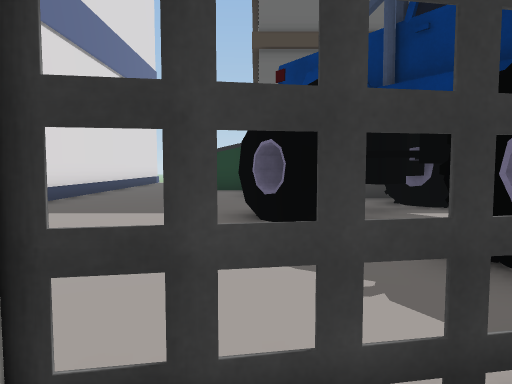
view 1 (above)

24 first-person views from a walk through a 3-D level made in the Unity game engine. The camera is 1.5 m above the floor, tilts 4° down and sees 70° across. The floor is counted in squares, 2 m on a side. Each view is taken from the middle of a square. On the plan, view 1 faces up. The plan holds only what a view shows up to about 11 squares ahead; the rest is blank. The place goes on beyond the plan. The player character is not drawn. Some surface patterns are stand-ins.

view 2
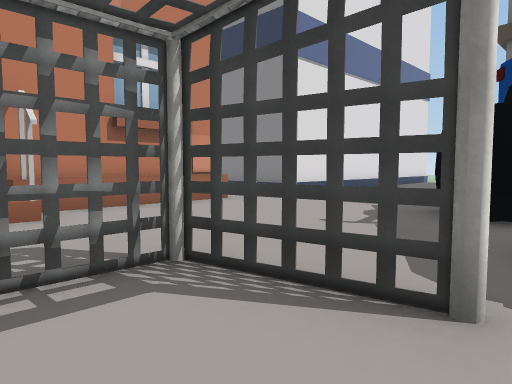

view 3
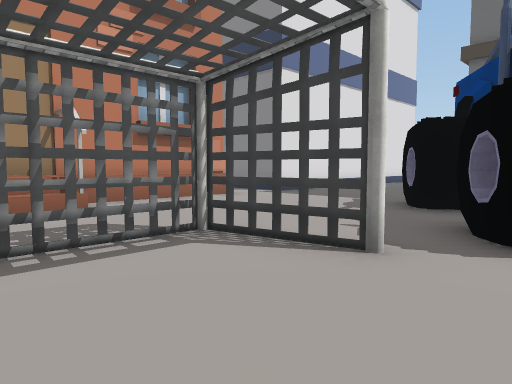

view 4
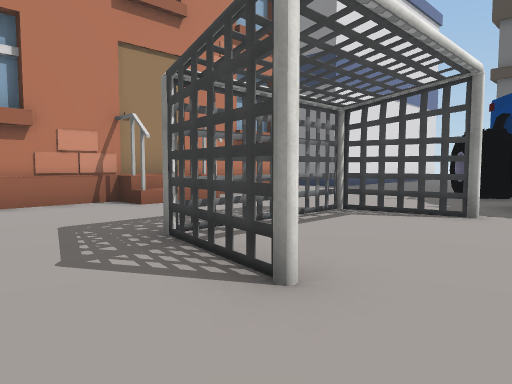

view 5
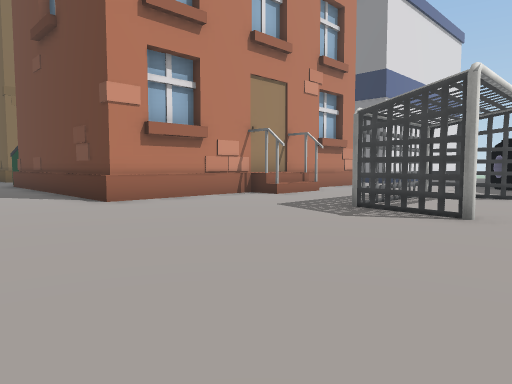

view 6
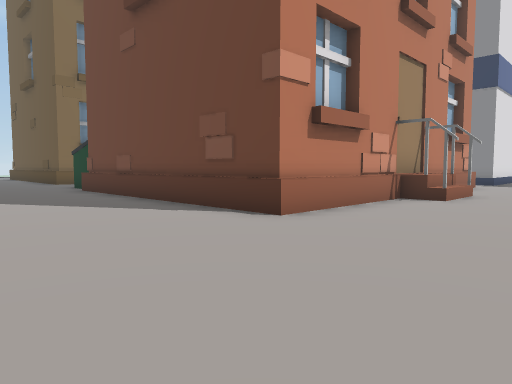

view 7
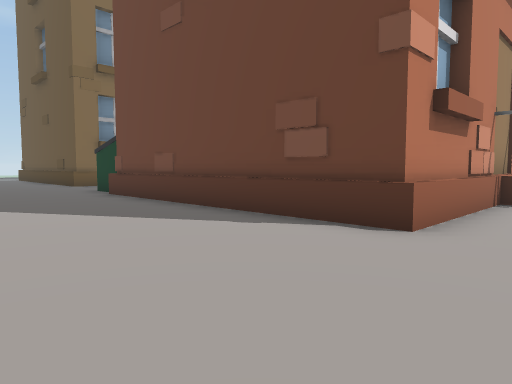

view 8
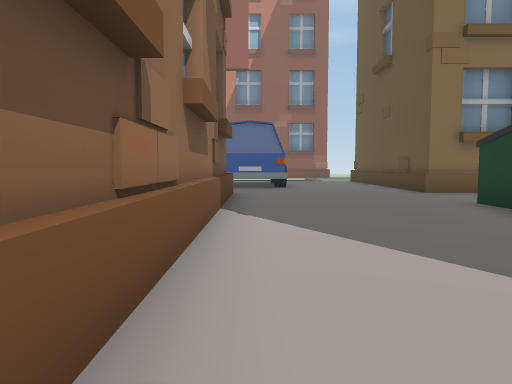

view 9
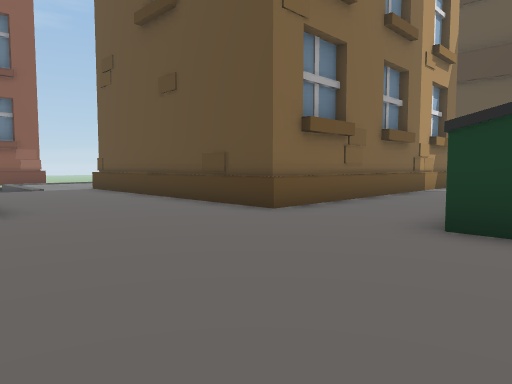

view 10
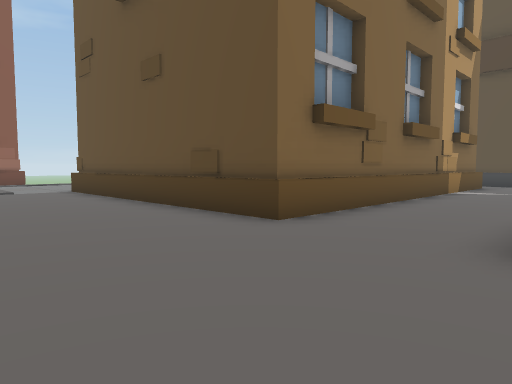

view 11
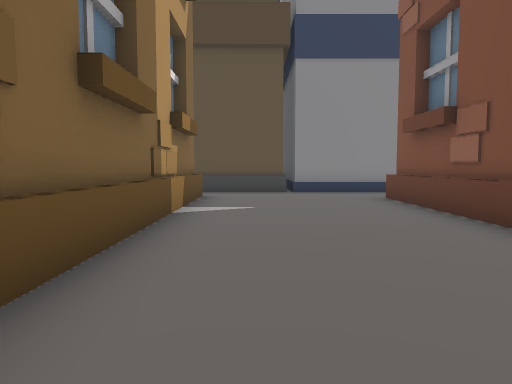

view 12
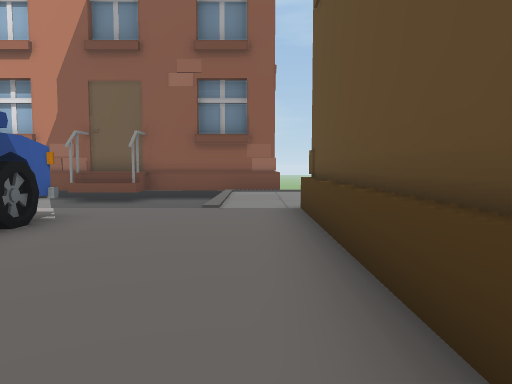

view 13
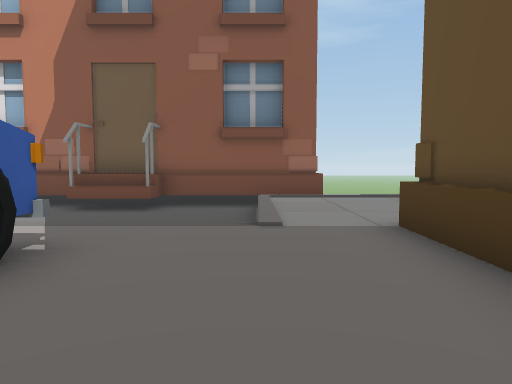

view 14
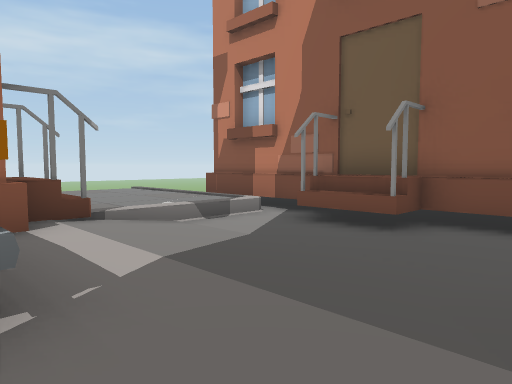

view 15
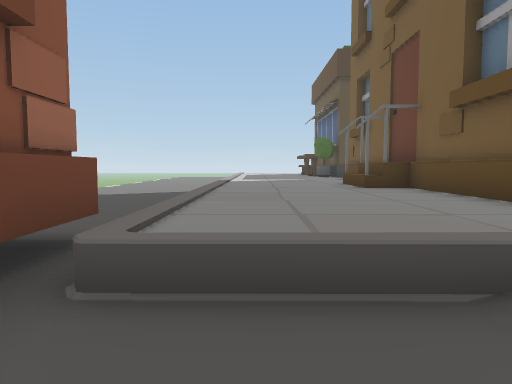

view 16
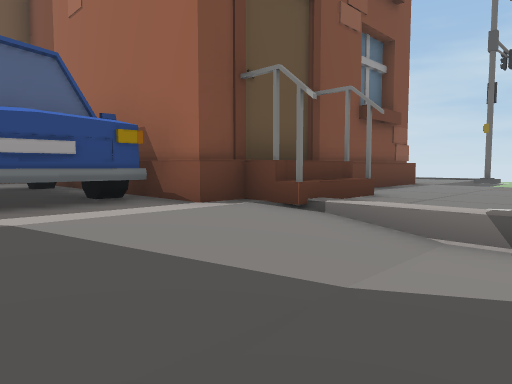

view 17
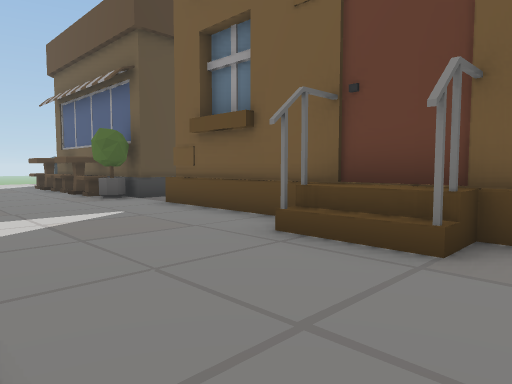

view 18
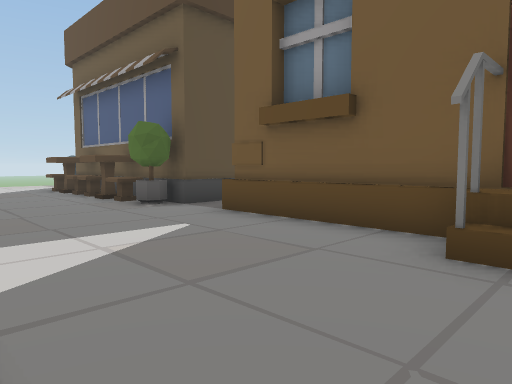

view 19
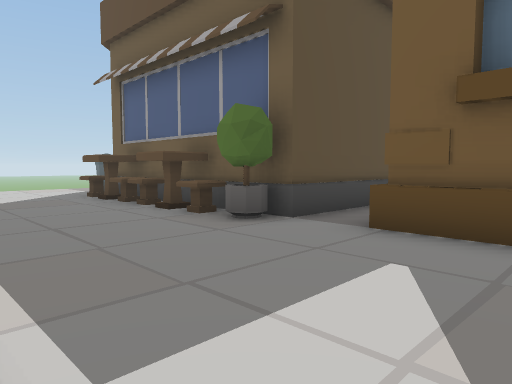

view 20
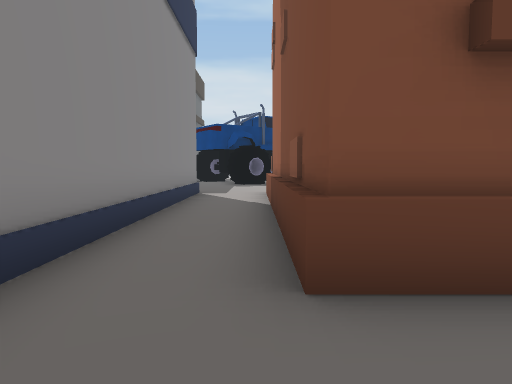

view 21
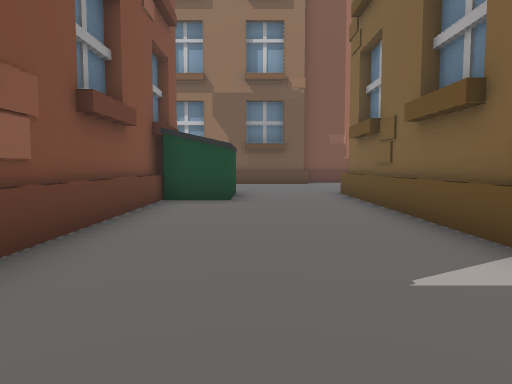

view 22
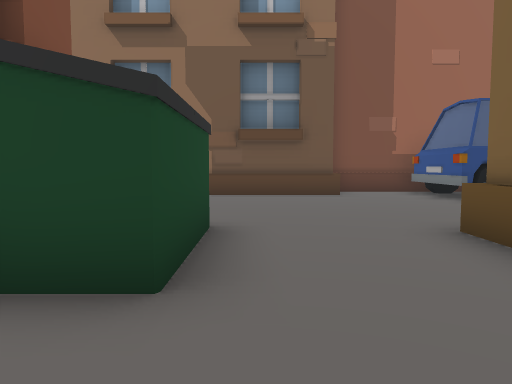

view 23
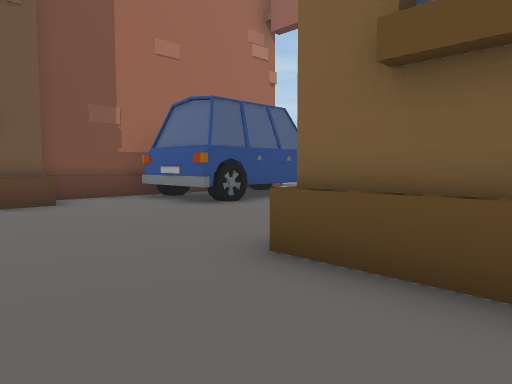

view 24
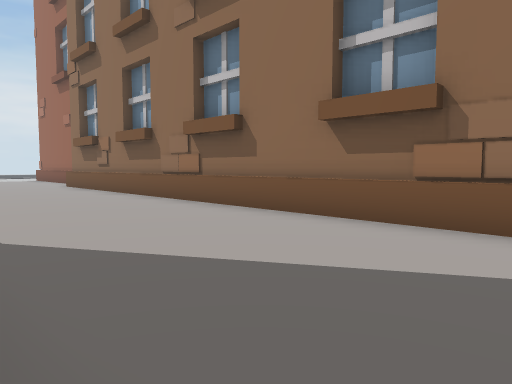

### Floor plan
Key: @ floor where view 1 was taken; # wall or solid block; . main floor; - floor 0.5 m lower than the main floor; / step, stairs or slope; = window, fence, low wall or low ledge; v drop or lower ground; T truck; W wheel; F flower; O other object.
Columns run from 31 left of view 1 to 3 right of it. Each row starts with its distance up from view 1.
 10   ...O#                   #..
  9   ...O#                   #....   #
  8   ...O#                   #..... .T
  7   ...F####   ##############..... .#
  6  .......      .................T T.
  5  .....O      #.................TT.
  4  .....#      #....O       #......
  3  .....#      #....O       O......TT
  2 -.....#      #....O       #.......
  1 -....OO      #....O       #...#=#..
  0 -....OO      #....O       OO..#@...
 -1 -....O#      #....O       OO..=....
 -2 -.....#      #....O       #...=....
 -3 -.....#      #...OO       #....=#..
 -4 -.....#      #...OO       O........
 -5 O.....###OO###...OO       #........
 -6 #..................................
 -7 #vv=//.............................
 -8 #---/..............................
 -9 #---/..WW=#W.......................
-10 OO--/..#   #....................
-11 OO--/..#W  W..##################
-12 #---/.#########
-13 #/.//##
-14 #..../#
-15 #....##
-16 O.....#
-17   ....#
-18    ...#
-19     vv#

Where each view was taken, in squares from view 1:
view 1: 0 up, 0 right, facing up
view 2: 1 down, 2 right, facing up-left
view 3: 2 down, 3 right, facing up-left
view 4: 5 down, 3 right, facing up-left
view 5: 9 down, 3 right, facing up-left
view 6: 10 down, 1 left, facing up-left
view 7: 10 down, 3 left, facing up-left
view 8: 10 down, 7 left, facing left
view 9: 10 down, 13 left, facing up-left
view 10: 9 down, 14 left, facing up-left
view 11: 4 down, 16 left, facing up
view 12: 6 down, 19 left, facing left
view 13: 7 down, 21 left, facing left
view 14: 7 down, 24 left, facing down-left
view 15: 9 down, 29 left, facing up
view 16: 9 down, 29 left, facing down-right
view 17: 2 down, 30 left, facing up-right
view 18: 0 up, 30 left, facing up-right
view 19: 3 up, 30 left, facing up-right
view 20: 5 up, 15 left, facing right
view 21: 5 up, 15 left, facing down
view 22: 1 down, 15 left, facing down
view 23: 3 down, 15 left, facing down-left
view 24: 6 down, 11 left, facing down-right
